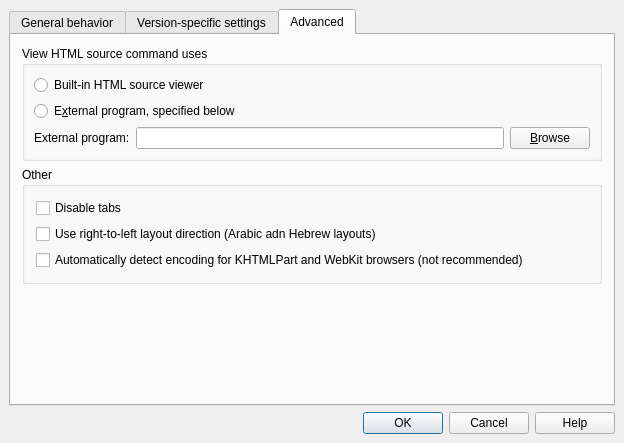
<?xml version="1.0" encoding="UTF-8"?>
<ui version="4.0">
 <class>DialogSetup</class>
 <widget class="QDialog" name="DialogSetup">
  <property name="geometry">
   <rect>
    <x>0</x>
    <y>0</y>
    <width>624</width>
    <height>443</height>
   </rect>
  </property>
  <property name="sizePolicy">
   <sizepolicy hsizetype="Minimum" vsizetype="Minimum">
    <horstretch>0</horstretch>
    <verstretch>0</verstretch>
   </sizepolicy>
  </property>
  <property name="windowTitle">
   <string>KchmViewer settings</string>
  </property>
  <property name="sizeGripEnabled">
   <bool>false</bool>
  </property>
  <property name="modal">
   <bool>true</bool>
  </property>
  <layout class="QVBoxLayout">
   <property name="spacing">
    <number>6</number>
   </property>
   <property name="margin">
    <number>9</number>
   </property>
   <item>
    <widget class="QTabWidget" name="tabWidget">
     <property name="currentIndex">
      <number>2</number>
     </property>
     <widget class="QWidget" name="Widget8">
      <attribute name="title">
       <string>General behavior</string>
      </attribute>
      <layout class="QVBoxLayout">
       <property name="spacing">
        <number>6</number>
       </property>
       <property name="margin">
        <number>9</number>
       </property>
       <item>
        <layout class="QHBoxLayout">
         <property name="spacing">
          <number>6</number>
         </property>
         <property name="margin">
          <number>0</number>
         </property>
         <item>
          <widget class="QGroupBox" name="buttonGroup1">
           <property name="title">
            <string>If no arguments given on load</string>
           </property>
           <layout class="QVBoxLayout">
            <property name="spacing">
             <number>6</number>
            </property>
            <property name="margin">
             <number>9</number>
            </property>
            <item>
             <widget class="QRadioButton" name="m_radioOnBeginOpenDialog">
              <property name="text">
               <string>Open the 'open CHM file' dialog</string>
              </property>
             </widget>
            </item>
            <item>
             <widget class="QRadioButton" name="m_radioOnBeginOpenLast">
              <property name="text">
               <string>Open the &amp;last used CHM file, if exist</string>
              </property>
              <property name="shortcut">
               <string>Alt+L</string>
              </property>
             </widget>
            </item>
           </layout>
          </widget>
         </item>
         <item>
          <widget class="QGroupBox" name="buttonGroup2">
           <property name="title">
            <string>History</string>
           </property>
           <layout class="QVBoxLayout">
            <property name="spacing">
             <number>6</number>
            </property>
            <property name="margin">
             <number>9</number>
            </property>
            <item>
             <layout class="QHBoxLayout">
              <property name="spacing">
               <number>6</number>
              </property>
              <property name="margin">
               <number>0</number>
              </property>
              <item>
               <widget class="QLabel" name="textLabel1">
                <property name="text">
                 <string>Store history information for</string>
                </property>
                <property name="wordWrap">
                 <bool>false</bool>
                </property>
               </widget>
              </item>
              <item>
               <widget class="QSpinBox" name="m_historySize">
                <property name="prefix">
                 <string/>
                </property>
                <property name="value">
                 <number>10</number>
                </property>
               </widget>
              </item>
              <item>
               <widget class="QLabel" name="textLabel2">
                <property name="text">
                 <string>latest files</string>
                </property>
                <property name="wordWrap">
                 <bool>false</bool>
                </property>
               </widget>
              </item>
             </layout>
            </item>
            <item>
             <widget class="QCheckBox" name="m_rememberHistoryInfo">
              <property name="toolTip">
               <string>Remembers the information about the files, which were opened. Remembers last opened page, search history, font size, bookmarks and so on.</string>
              </property>
              <property name="text">
               <string>R&amp;emember extra information for history files</string>
              </property>
              <property name="shortcut">
               <string>Alt+E</string>
              </property>
             </widget>
            </item>
           </layout>
          </widget>
         </item>
        </layout>
       </item>
       <item>
        <widget class="QGroupBox" name="groupBox1">
         <property name="title">
          <string>CHM security settings</string>
         </property>
         <layout class="QHBoxLayout">
          <property name="spacing">
           <number>6</number>
          </property>
          <property name="margin">
           <number>9</number>
          </property>
          <item>
           <widget class="QGroupBox" name="buttonGroup4">
            <property name="title">
             <string>When external link clicked</string>
            </property>
            <layout class="QVBoxLayout">
             <property name="spacing">
              <number>6</number>
             </property>
             <property name="margin">
              <number>9</number>
             </property>
             <item>
              <widget class="QRadioButton" name="m_radioExtLinkOpenAlways">
               <property name="text">
                <string>Alwa&amp;ys open it in external browser</string>
               </property>
               <property name="shortcut">
                <string>Alt+Y</string>
               </property>
              </widget>
             </item>
             <item>
              <widget class="QRadioButton" name="m_radioExtLinkAsk">
               <property name="text">
                <string>Ask for confirmation</string>
               </property>
              </widget>
             </item>
             <item>
              <widget class="QRadioButton" name="m_radioExtLinkOpenNever">
               <property name="text">
                <string>Do not open the link</string>
               </property>
               <property name="shortcut">
                <string/>
               </property>
              </widget>
             </item>
            </layout>
           </widget>
          </item>
          <item>
           <widget class="QGroupBox" name="buttonGroup5">
            <property name="title">
             <string>When link pointed to a new CHM file clicked</string>
            </property>
            <layout class="QVBoxLayout">
             <property name="spacing">
              <number>6</number>
             </property>
             <property name="margin">
              <number>9</number>
             </property>
             <item>
              <widget class="QRadioButton" name="m_radioNewChmOpenAlways">
               <property name="text">
                <string>Always open a new CHM file</string>
               </property>
              </widget>
             </item>
             <item>
              <widget class="QRadioButton" name="m_radioNewChmAsk">
               <property name="text">
                <string>Ask for confirmation</string>
               </property>
              </widget>
             </item>
             <item>
              <widget class="QRadioButton" name="m_radioNewChmOpenNever">
               <property name="text">
                <string>Do not open a new CHM file</string>
               </property>
              </widget>
             </item>
            </layout>
           </widget>
          </item>
         </layout>
        </widget>
       </item>
       <item>
        <spacer>
         <property name="orientation">
          <enum>Qt::Vertical</enum>
         </property>
         <property name="sizeHint" stdset="0">
          <size>
           <width>20</width>
           <height>40</height>
          </size>
         </property>
        </spacer>
       </item>
      </layout>
     </widget>
     <widget class="QWidget" name="Widget9">
      <attribute name="title">
       <string>Version-specific settings</string>
      </attribute>
      <layout class="QVBoxLayout">
       <property name="spacing">
        <number>6</number>
       </property>
       <property name="margin">
        <number>9</number>
       </property>
       <item>
        <widget class="QGroupBox" name="m_groupKDEsettings">
         <property name="title">
          <string>KDE version settings</string>
         </property>
         <layout class="QHBoxLayout">
          <property name="spacing">
           <number>6</number>
          </property>
          <property name="margin">
           <number>9</number>
          </property>
          <item>
           <widget class="QGroupBox" name="buttonGroup5_2">
            <property name="title">
             <string>To show HTML content, use</string>
            </property>
            <layout class="QVBoxLayout">
             <property name="spacing">
              <number>6</number>
             </property>
             <property name="margin">
              <number>9</number>
             </property>
             <item>
              <widget class="QRadioButton" name="m_radioUseQtextBrowser">
               <property name="text">
                <string>&amp;QTextBrowser-based widget</string>
               </property>
               <property name="shortcut">
                <string>Alt+Q</string>
               </property>
              </widget>
             </item>
             <item>
              <widget class="QRadioButton" name="m_radioUseKHTMLPart">
               <property name="text">
                <string>&amp;KHTMLPart-based widget</string>
               </property>
               <property name="shortcut">
                <string>Alt+K</string>
               </property>
              </widget>
             </item>
             <item>
              <widget class="QRadioButton" name="m_radioUseQtWebkit">
               <property name="text">
                <string>Qt &amp;Webkit (requires Qt 4.4 or higher)</string>
               </property>
              </widget>
             </item>
            </layout>
           </widget>
          </item>
          <item>
           <widget class="QGroupBox" name="groupKhtmlSecurity">
            <property name="title">
             <string>KHTMLPart security</string>
            </property>
            <layout class="QGridLayout">
             <property name="margin">
              <number>9</number>
             </property>
             <property name="spacing">
              <number>6</number>
             </property>
             <item row="1" column="1">
              <widget class="QCheckBox" name="m_enableRefresh">
               <property name="text">
                <string>Enable &amp;refresh</string>
               </property>
               <property name="shortcut">
                <string>Alt+R</string>
               </property>
              </widget>
             </item>
             <item row="1" column="0">
              <widget class="QCheckBox" name="m_enableJava">
               <property name="text">
                <string>Enable &amp;Java</string>
               </property>
               <property name="shortcut">
                <string>Alt+J</string>
               </property>
              </widget>
             </item>
             <item row="0" column="1">
              <widget class="QCheckBox" name="m_enablePlugins">
               <property name="text">
                <string>Enable &amp;plugins</string>
               </property>
               <property name="shortcut">
                <string>Alt+P</string>
               </property>
              </widget>
             </item>
             <item row="0" column="0">
              <widget class="QCheckBox" name="m_enableJS">
               <property name="text">
                <string>Enable Java&amp;Script</string>
               </property>
               <property name="shortcut">
                <string>Alt+S</string>
               </property>
              </widget>
             </item>
            </layout>
           </widget>
          </item>
         </layout>
        </widget>
       </item>
       <item>
        <spacer>
         <property name="orientation">
          <enum>Qt::Vertical</enum>
         </property>
         <property name="sizeHint" stdset="0">
          <size>
           <width>20</width>
           <height>40</height>
          </size>
         </property>
        </spacer>
       </item>
      </layout>
     </widget>
     <widget class="QWidget" name="TabPage">
      <attribute name="title">
       <string>Advanced</string>
      </attribute>
      <layout class="QVBoxLayout">
       <item>
        <widget class="QGroupBox" name="buttonGroup7">
         <property name="title">
          <string>View HTML source command uses</string>
         </property>
         <layout class="QVBoxLayout">
          <property name="spacing">
           <number>6</number>
          </property>
          <property name="margin">
           <number>9</number>
          </property>
          <item>
           <widget class="QRadioButton" name="m_advViewSourceInternal">
            <property name="text">
             <string>Built-in HTML source viewer</string>
            </property>
            <property name="shortcut">
             <string/>
            </property>
           </widget>
          </item>
          <item>
           <widget class="QRadioButton" name="m_advViewSourceExternal">
            <property name="text">
             <string>E&amp;xternal program, specified below</string>
            </property>
            <property name="shortcut">
             <string>Alt+X</string>
            </property>
           </widget>
          </item>
          <item>
           <layout class="QHBoxLayout">
            <property name="spacing">
             <number>6</number>
            </property>
            <property name="margin">
             <number>0</number>
            </property>
            <item>
             <widget class="QLabel" name="textLabel1_3">
              <property name="text">
               <string>External program:</string>
              </property>
              <property name="wordWrap">
               <bool>false</bool>
              </property>
             </widget>
            </item>
            <item>
             <widget class="QLineEdit" name="m_advExternalProgramName"/>
            </item>
            <item>
             <widget class="QPushButton" name="btnBrowse">
              <property name="text">
               <string>&amp;Browse</string>
              </property>
             </widget>
            </item>
           </layout>
          </item>
         </layout>
        </widget>
       </item>
       <item>
        <widget class="QGroupBox" name="groupBox">
         <property name="title">
          <string>Other</string>
         </property>
         <layout class="QVBoxLayout">
          <item>
           <widget class="QCheckBox" name="boxDisableTabs">
            <property name="text">
             <string>Disable tabs</string>
            </property>
           </widget>
          </item>
          <item>
           <widget class="QCheckBox" name="boxLayoutDirectionRL">
            <property name="text">
             <string>Use right-to-left layout direction (Arabic adn Hebrew layouts)</string>
            </property>
           </widget>
          </item>
          <item>
           <widget class="QCheckBox" name="boxAutodetectEncoding">
            <property name="text">
             <string>Automatically detect encoding for KHTMLPart and WebKit browsers (not recommended)</string>
            </property>
           </widget>
          </item>
         </layout>
        </widget>
       </item>
       <item>
        <spacer>
         <property name="orientation">
          <enum>Qt::Vertical</enum>
         </property>
         <property name="sizeHint" stdset="0">
          <size>
           <width>567</width>
           <height>21</height>
          </size>
         </property>
        </spacer>
       </item>
      </layout>
     </widget>
    </widget>
   </item>
   <item>
    <widget class="QDialogButtonBox" name="buttonBox">
     <property name="orientation">
      <enum>Qt::Horizontal</enum>
     </property>
     <property name="standardButtons">
      <set>QDialogButtonBox::Cancel|QDialogButtonBox::Help|QDialogButtonBox::Ok</set>
     </property>
    </widget>
   </item>
  </layout>
 </widget>
 <layoutdefault spacing="6" margin="11"/>
 <pixmapfunction>qPixmapFromMimeSource</pixmapfunction>
 <tabstops>
  <tabstop>m_radioOnBeginOpenDialog</tabstop>
  <tabstop>m_radioOnBeginOpenLast</tabstop>
  <tabstop>m_historySize</tabstop>
  <tabstop>m_rememberHistoryInfo</tabstop>
  <tabstop>m_radioExtLinkOpenAlways</tabstop>
  <tabstop>m_radioExtLinkAsk</tabstop>
  <tabstop>m_radioExtLinkOpenNever</tabstop>
  <tabstop>m_radioNewChmOpenAlways</tabstop>
  <tabstop>m_radioNewChmAsk</tabstop>
  <tabstop>m_radioNewChmOpenNever</tabstop>
  <tabstop>m_radioUseQtextBrowser</tabstop>
  <tabstop>m_radioUseKHTMLPart</tabstop>
  <tabstop>m_enableJS</tabstop>
  <tabstop>m_enableJava</tabstop>
  <tabstop>m_enablePlugins</tabstop>
  <tabstop>m_enableRefresh</tabstop>
  <tabstop>m_advViewSourceInternal</tabstop>
  <tabstop>m_advViewSourceExternal</tabstop>
  <tabstop>m_advExternalProgramName</tabstop>
  <tabstop>buttonBox</tabstop>
  <tabstop>tabWidget</tabstop>
 </tabstops>
 <resources/>
 <connections>
  <connection>
   <sender>m_radioUseKHTMLPart</sender>
   <signal>toggled(bool)</signal>
   <receiver>groupKhtmlSecurity</receiver>
   <slot>setEnabled(bool)</slot>
   <hints>
    <hint type="sourcelabel">
     <x>57</x>
     <y>271</y>
    </hint>
    <hint type="destinationlabel">
     <x>318</x>
     <y>214</y>
    </hint>
   </hints>
  </connection>
  <connection>
   <sender>m_advViewSourceExternal</sender>
   <signal>toggled(bool)</signal>
   <receiver>m_advExternalProgramName</receiver>
   <slot>setEnabled(bool)</slot>
   <hints>
    <hint type="sourcelabel">
     <x>44</x>
     <y>113</y>
    </hint>
    <hint type="destinationlabel">
     <x>148</x>
     <y>143</y>
    </hint>
   </hints>
  </connection>
  <connection>
   <sender>m_radioUseQtextBrowser</sender>
   <signal>toggled(bool)</signal>
   <receiver>groupKhtmlSecurity</receiver>
   <slot>setDisabled(bool)</slot>
   <hints>
    <hint type="sourcelabel">
     <x>57</x>
     <y>243</y>
    </hint>
    <hint type="destinationlabel">
     <x>318</x>
     <y>214</y>
    </hint>
   </hints>
  </connection>
  <connection>
   <sender>buttonBox</sender>
   <signal>accepted()</signal>
   <receiver>DialogSetup</receiver>
   <slot>accept()</slot>
   <hints>
    <hint type="sourcelabel">
     <x>481</x>
     <y>326</y>
    </hint>
    <hint type="destinationlabel">
     <x>445</x>
     <y>346</y>
    </hint>
   </hints>
  </connection>
  <connection>
   <sender>buttonBox</sender>
   <signal>rejected()</signal>
   <receiver>DialogSetup</receiver>
   <slot>reject()</slot>
   <hints>
    <hint type="sourcelabel">
     <x>557</x>
     <y>316</y>
    </hint>
    <hint type="destinationlabel">
     <x>598</x>
     <y>262</y>
    </hint>
   </hints>
  </connection>
 </connections>
</ui>
